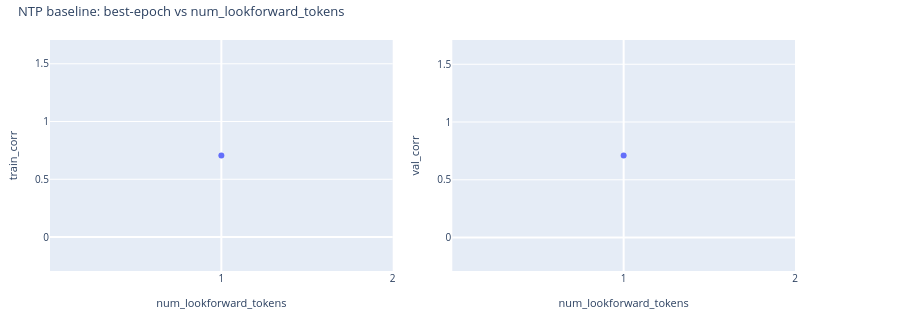
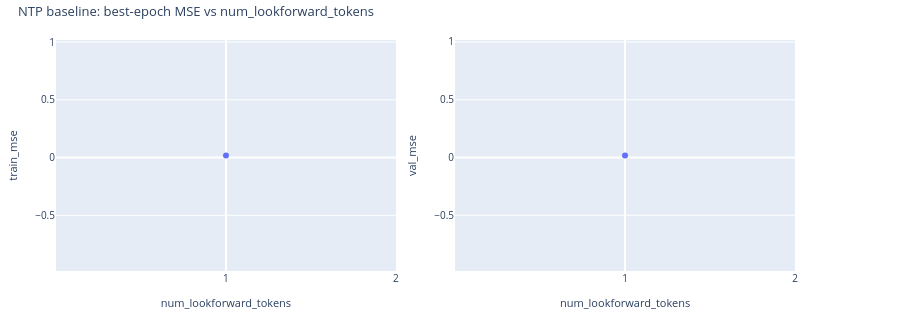

Notebook code for these charts, in order:
### Markdown cell above
## NTP baseline (intrinsic-variance proxy)

Inference-only: deterministic given the dataset (no seeds, single epoch).
We assemble one config across `candidate_lookforward_tokens` so it slots
into the same plotting helpers as the trained methods.

### Code cell
from src.data.corpus_regression import candidate_lookforward_tokens

_ntp_per_look = [
    CorpusRegressionAnalysisConfig.from_ntp_baseline(
        artifacts_root=ARTIFACTS,
        num_lookforward_tokens=n,
        num_samples=NUM_SAMPLES,
        label_type=LABEL_TYPE,
        normalize_labels=NORMALIZE_LABELS,
        label_range=LABEL_RANGE,
    )
    for n in candidate_lookforward_tokens
]
_ntp_per_look = [c for c in _ntp_per_look if c is not None]

if not _ntp_per_look:
    ntp = None
    print("NTP baseline: no artifacts")
else:
    ntp = CorpusRegressionAnalysisConfig(
        studies={k: v for c in _ntp_per_look for k, v in c.studies.items()},
        study_seeds={k: v for c in _ntp_per_look for k, v in c.study_seeds.items()},
        study_lookforwards={
            k: v for c in _ntp_per_look for k, v in c.study_lookforwards.items()
        },
    )
    ntp.describe("NTP baseline")
    print(ntp.summarize(metric="corr"))
    print(ntp.summarize(metric="mse"))
    display(
        ntp.plot_vs_lookforward(
            title="NTP baseline: best-epoch vs num_lookforward_tokens",
            x_scale="uniform",
            show_seed_bar=False,
            save_path=WRITEUP_ASSETS / "ntp_baseline_vs_lookforward.html",
        )
    )
    display(
        ntp.plot_vs_lookforward(
            metric="mse",
            title="NTP baseline: best-epoch MSE vs num_lookforward_tokens",
            x_scale="uniform",
            show_seed_bar=False,
            save_path=WRITEUP_ASSETS / "ntp_baseline_vs_lookforward_mse.html",
        )
    )

### Figure 1 — Plotly figure (JSON) as saved in the notebook; plotly's stock layout.template omitted (floating-point values rounded to 4 significant figures)
{"data": [{"customdata": [[1, 0, 1, "look=1"]], "hovertemplate": "num_lookforward_tokens: %{customdata[0]}<br>train_corr: %{y}<br>epoch: %{customdata[1]}<br>n_seeds: %{customdata[2]}<extra>%{customdata[3]}</extra>", "legendgroup": "all", "line": {"color": "#636EFA"}, "marker": {"color": "#636EFA"}, "mode": "lines+markers", "name": "all", "showlegend": false, "type": "scatter", "x": [0], "xaxis": "x", "y": [0.7059], "yaxis": "y"}, {"customdata": [[1, 0, 1, "look=1"]], "hovertemplate": "num_lookforward_tokens: %{customdata[0]}<br>val_corr: %{y}<br>epoch: %{customdata[1]}<br>n_seeds: %{customdata[2]}<extra>%{customdata[3]}</extra>", "legendgroup": "all", "line": {"color": "#636EFA"}, "marker": {"color": "#636EFA"}, "mode": "lines+markers", "name": "all", "showlegend": false, "type": "scatter", "x": [0], "xaxis": "x2", "y": [0.7102], "yaxis": "y2"}], "layout": {"font": {"size": 11}, "height": 320, "legend": {"font": {"size": 10}, "x": 1.01, "xanchor": "left", "y": 1, "yanchor": "top"}, "margin": {"b": 40, "l": 50, "r": 105, "t": 40}, "title": {"font": {"size": 13}, "text": "NTP baseline: best-epoch vs num_lookforward_tokens", "x": 0.02, "xanchor": "left", "y": 0.98, "yanchor": "top"}, "xaxis": {"anchor": "y", "domain": [0, 0.46], "tickfont": {"size": 10}, "tickmode": "array", "ticktext": ["1", "2", "3", "4", "5", "6", "7", "8"], "tickvals": [0, 1, 2, 3, 4, 5, 6, 7], "title": {"font": {"size": 11}, "text": "num_lookforward_tokens"}}, "xaxis2": {"anchor": "y2", "domain": [0.54, 1], "tickfont": {"size": 10}, "tickmode": "array", "ticktext": ["1", "2", "3", "4", "5", "6", "7", "8"], "tickvals": [0, 1, 2, 3, 4, 5, 6, 7], "title": {"font": {"size": 11}, "text": "num_lookforward_tokens"}}, "yaxis": {"anchor": "x", "domain": [0, 1], "tickfont": {"size": 10}, "title": {"font": {"size": 11}, "text": "train_corr"}}, "yaxis2": {"anchor": "x2", "domain": [0, 1], "tickfont": {"size": 10}, "title": {"font": {"size": 11}, "text": "val_corr"}}}}

### Figure 2 — Plotly figure (JSON) as saved in the notebook; plotly's stock layout.template omitted (floating-point values rounded to 4 significant figures)
{"data": [{"customdata": [[1, 0, 1, "look=1"]], "hovertemplate": "num_lookforward_tokens: %{customdata[0]}<br>train_mse: %{y}<br>epoch: %{customdata[1]}<br>n_seeds: %{customdata[2]}<extra>%{customdata[3]}</extra>", "legendgroup": "all", "line": {"color": "#636EFA"}, "marker": {"color": "#636EFA"}, "mode": "lines+markers", "name": "all", "showlegend": false, "type": "scatter", "x": [0], "xaxis": "x", "y": [0.01781], "yaxis": "y"}, {"customdata": [[1, 0, 1, "look=1"]], "hovertemplate": "num_lookforward_tokens: %{customdata[0]}<br>val_mse: %{y}<br>epoch: %{customdata[1]}<br>n_seeds: %{customdata[2]}<extra>%{customdata[3]}</extra>", "legendgroup": "all", "line": {"color": "#636EFA"}, "marker": {"color": "#636EFA"}, "mode": "lines+markers", "name": "all", "showlegend": false, "type": "scatter", "x": [0], "xaxis": "x2", "y": [0.01726], "yaxis": "y2"}], "layout": {"font": {"size": 11}, "height": 320, "legend": {"font": {"size": 10}, "x": 1.01, "xanchor": "left", "y": 1, "yanchor": "top"}, "margin": {"b": 40, "l": 50, "r": 105, "t": 40}, "title": {"font": {"size": 13}, "text": "NTP baseline: best-epoch MSE vs num_lookforward_tokens", "x": 0.02, "xanchor": "left", "y": 0.98, "yanchor": "top"}, "xaxis": {"anchor": "y", "domain": [0, 0.46], "tickfont": {"size": 10}, "tickmode": "array", "ticktext": ["1", "2", "3", "4", "5", "6", "7", "8"], "tickvals": [0, 1, 2, 3, 4, 5, 6, 7], "title": {"font": {"size": 11}, "text": "num_lookforward_tokens"}}, "xaxis2": {"anchor": "y2", "domain": [0.54, 1], "tickfont": {"size": 10}, "tickmode": "array", "ticktext": ["1", "2", "3", "4", "5", "6", "7", "8"], "tickvals": [0, 1, 2, 3, 4, 5, 6, 7], "title": {"font": {"size": 11}, "text": "num_lookforward_tokens"}}, "yaxis": {"anchor": "x", "domain": [0, 1], "tickfont": {"size": 10}, "title": {"font": {"size": 11}, "text": "train_mse"}}, "yaxis2": {"anchor": "x2", "domain": [0, 1], "tickfont": {"size": 10}, "title": {"font": {"size": 11}, "text": "val_mse"}}}}
